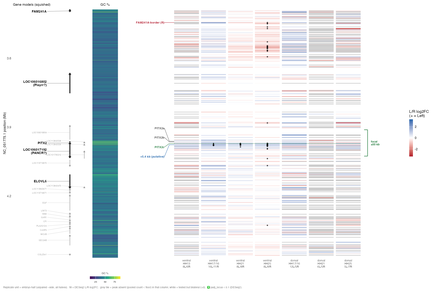
#> input picture figures/fig04/panel_A_tad_genetrack.png, 434 x 291 px, shrunk from 2799 x 1880 before the run
$ python generate.py
#> lines starting #> are read from the running program, lines starting #| are printed output that depends on the picture
### figures/_shared/layout.py
"""Canonical panel widths + font sizing for every figure generator.

Every panel generator should author at a width chosen from this module
and apply ``apply_layout_fonts()`` before plotting. The compositor renders
panels at their native size (no per-column stretching), so if two panels
share a row, they should share a width class (or two complementary
classes — e.g. TWO_THIRD + ONE_THIRD).

Page width target: 10.5 inches — deliberately wider than Nature's 183 mm
double-column so panels do not have to cram. Figures can be scaled down
by the journal layout stage if needed; we optimize for readability first.

Use in matplotlib:
    from _shared.layout import W_HALF, H_STD, DPI, apply_layout_fonts
    apply_layout_fonts()
    fig = plt.figure(figsize=(W_HALF, H_STD), dpi=DPI)

Use in svgwrite: pass the width in pixels at 96 dpi, e.g.
    size=(f"{W_FULL * 96}px", f"{height * 96}px")

Use in R/ggsave:
    ggsave(path, plot, width=W_HALF, height=H_STD, units="in", dpi=300)

The compositor uses DPI=300 to recover each PNG's physical width in
inches. Any panel that uses dpi != 300 will appear at the wrong scale.
"""
import os

# ── Canonical widths (inches) ────────────────────────────────────────────
# Widened 2026-04-17 from the original 7.2" Nature-double-column target —
# per-panel cramming was forcing tick labels on top of each other. Page
# can be shrunk in final layout if a journal demands 183 mm.
W_FULL       = 10.5
W_TWO_THIRD  = 7.00
W_HALF       = 5.25
W_ONE_THIRD  = 3.50
W_QUARTER    = 2.625

# Convenience height classes — authors may pick any height, but these
# work well with the widths above.
H_SHORT = 2.5
H_STD   = 3.75
H_TALL  = 5.5
H_XTALL = 7.5

# Rendering discipline — every author must use DPI for raster panels.
DPI = 300

# Gap between panels in the composite (points). 12 pt ≈ 1/6 inch.
COMPOSITE_GAP_PT = 12.0


# ── Font sizing for the canonical widths ─────────────────────────────────
# After the 2026-04-16 layout migration dropped panel widths without
# touching matplotlib's default font size, text-to-canvas ratios blew up
# on every panel. Call this helper from every generator so tick labels,
# legends, and axis titles scale with the new canvas.
_LAYOUT_RCPARAMS = {
    "font.size":        7,     # base text
    "axes.titlesize":   8,     # panel subtitles (outer letters come from compositor)
    "axes.titleweight": "bold",
    "axes.labelsize":   7,     # axis labels
    "xtick.labelsize":  6,
    "ytick.labelsize":  6,
    "legend.fontsize":  6,
    "legend.title_fontsize": 6,
    "figure.titlesize": 8,
    "figure.dpi":       DPI,
    "savefig.dpi":      DPI,
    "savefig.bbox":     "tight",
}


# [9 lines left out: function apply_layout_fonts, not called in this run]


# ── Panel letters (house convention, 2026-09-07) ─────────────────────────
# Capital + trailing period, italic, NOT bold, one face everywhere: Arial
# Italic, embedded as TrueType.  Rationale: `family="Helvetica",
# fontstyle="italic"` silently resolved to Helvetica REGULAR (matplotlib
# cannot pick the oblique face out of macOS's Helvetica.ttc), so every
# composite since 2026-08-26 carried upright letters, and the DejaVu Sans
# Oblique the panel producers baked in reads as bold next to Helvetica.
def panel_letter_font(size_pt: float):
    """FontProperties for a panel letter — fails loud if no italic face."""
    from matplotlib import font_manager as fm
    path = fm.findfont(fm.FontProperties(
        family=["Arial", "Liberation Sans", "DejaVu Sans"], style="italic"))
    base = os.path.basename(path).lower()
    if "italic" not in base and "oblique" not in base:
        raise RuntimeError(f"panel_letter_font: resolved a non-italic face {path!r}")
    return fm.FontProperties(fname=path, size=size_pt)


# [6 lines left out: function panel_letter, not called in this run]

### figures/fig04/generate.py
#!/usr/bin/env python3
"""fig04 compositor — A (duck *Pitx2*-TAD genetrack) FULL-WIDTH on top, B
(orientation-free 4-readout laterality magnitude) beside C (HH25 motif
composition) below (layout 2026-08-24 — the old A-left/B-C-right column
page filled only ~37% of letter height; this shape fits letter at ~0.95 aspect).
All three panels are raster (PNG), so embedding them in the PDF is lossless at
print scale.

  A A
  B C

Writes: figures/fig04.pdf

Panel engines:
  A  figures/fig04/panel_D_lr_genetrack.R (env-parameterised; see LEGEND)
  B  figures/fig04/panel_B_xspecies_orientfree.py (data: build_orientfree_isoform_data.py)
  C  figures/fig04/panel_C_motif_dotplot.py
"""
import os
import sys

import matplotlib

matplotlib.use("Agg")
import matplotlib.image as mpimg  # noqa: E402
import matplotlib.pyplot as plt  # noqa: E402

HERE = os.path.dirname(os.path.abspath(__file__))
sys.path.insert(0, os.path.join(HERE, ".."))
from _shared.layout import panel_letter_font  # noqa: E402
# Panel B = the ORIENTATION-FREE 4-readout magnitude panel (the parsimonious main panel; the
# oriented L/R isoform×modality contrast with the chick best/worst envelope is figS04 panel G).
PANEL = {"A": "panel_A_tad_genetrack.png",
         "B": "panel_B_xspecies_orientfree.png",
         "C": "panel_C_motif_dotplot.png"}
OUT_PDF = "fig04.pdf"

A_WIDTH = 10.0     # inches — panel A full width (sets the figure width)
GAP = 0.22         # vertical gap between A and the B|C row
COLGAP = 0.34      # gap between B and C in the bottom row
LAB = 0.24         # left/top margin for panel letters


def _asp(im):
    return im.shape[1] / im.shape[0]


def main():
    imgs = {k: mpimg.imread(os.path.join(HERE, v)) for k, v in PANEL.items()}
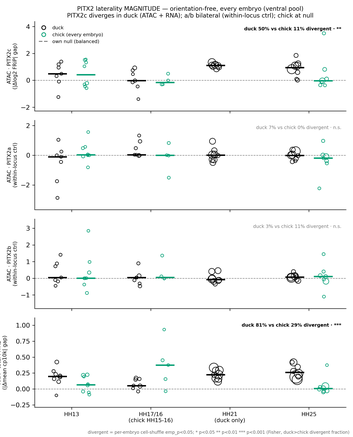
#> input picture figures/fig04/panel_B_xspecies_orientfree.png, 353 x 437 px, shrunk from 2280 x 2820 before the run
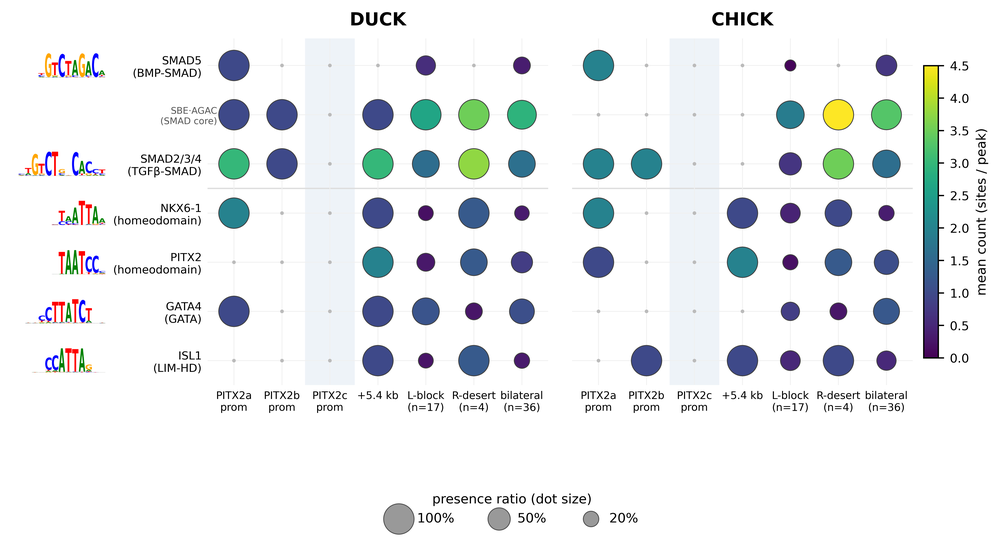
#> input picture figures/fig04/panel_C_motif_dotplot.png, 1000 x 542 px, shrunk from 6452 x 3498 before the run
    aA, aB, aC = (_asp(imgs[k]) for k in "ABC")
#> aA = 1.49; aB = 0.808; aC = 1.85

    A_h = A_WIDTH / aA
#> A_h = 6.71
    row_h = (A_WIDTH - COLGAP) / (aB + aC)   # B|C share A's width at one height
#> row_h = 3.64
    B_w, C_w = aB * row_h, aC * row_h
#> B_w = 2.94; C_w = 6.72

    fig_w = LAB + A_WIDTH + 0.06
    fig_h = LAB + A_h + GAP + row_h + 0.06
#> fig_h = 10.87
    fig = plt.figure(figsize=(fig_w, fig_h))

    def place(letter, x_in, y_in, w_in, h_in, im):
        """x_in,y_in = top-left corner in inches measured from the figure's top-left."""
        ax = fig.add_axes([x_in / fig_w, 1 - (y_in + h_in) / fig_h, w_in / fig_w, h_in / fig_h])
        ax.imshow(im)
        ax.axis("off")
        fig.text((x_in - 0.16) / fig_w, 1 - (y_in - 0.04) / fig_h, letter + ".",
                 fontproperties=panel_letter_font(15), va="top", ha="left")

    place("A", LAB, LAB, A_WIDTH, A_h, imgs["A"])
    ry = LAB + A_h + GAP
#> ry = 7.17
    place("B", LAB, ry, B_w, row_h, imgs["B"])
    place("C", LAB + B_w + COLGAP, ry, C_w, row_h, imgs["C"])

    out = os.path.join(HERE, "..", OUT_PDF)
    # fonttype 42 embeds the panel letters as TrueType (as _shared/composite.py does);
    # the default wrote them as Type 3, which some production preflights reject.
    with plt.rc_context({"pdf.fonttype": 42}):
        fig.savefig(out, dpi=300)
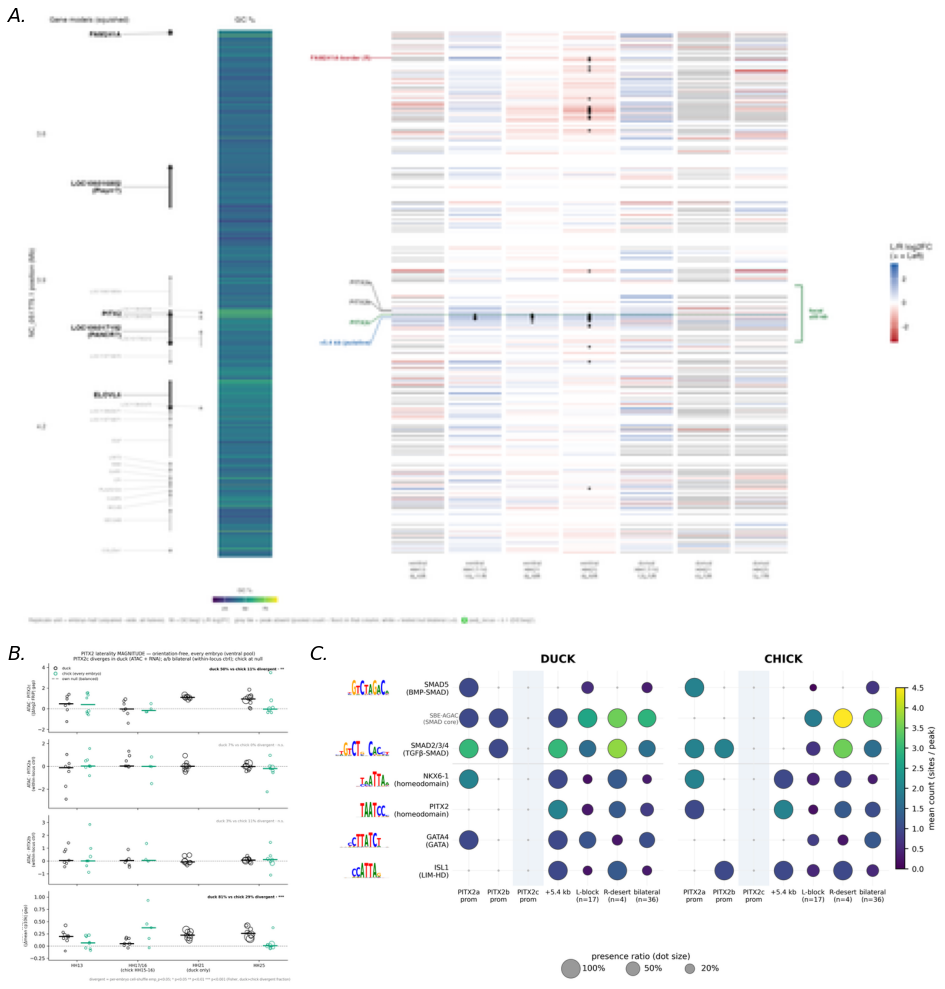
#> figure drawn by matplotlib, 3 panels
    plt.close(fig)
    print(f"wrote figures/{OUT_PDF} ({fig_w:.1f}x{fig_h:.1f} in; A {A_WIDTH:.1f}x{A_h:.1f}, "
          f"B|C row {row_h:.1f} tall; B={PANEL['B']})")
#| wrote figures/fig04.pdf (10.3x10.9 in; A 10.0x6.7, B|C row 3.6 tall; B=panel_B_xspecies_orientfree.png)


if __name__ == "__main__":
    main()
